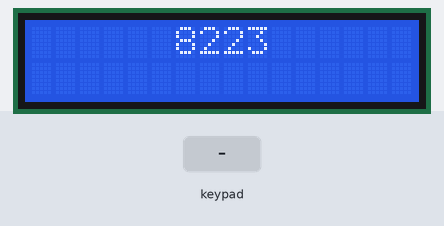
Bench run of a sketch on a simulated Arduino Uno, built with avr-gcc and run on an emulated ATmega328P. On the bench: 16×2 character LCD. Inputs (shaded band) come from the test bench. Random numbers use the default seed unless the sketch sets one.

Above: at 0.2 s.
At 1.2 s:
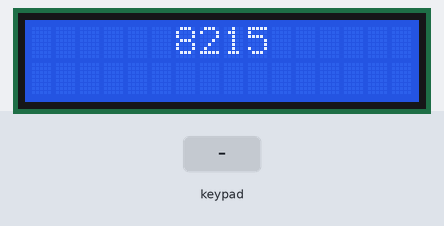
1.3 s: key '0' pressed
At 2.5 s:
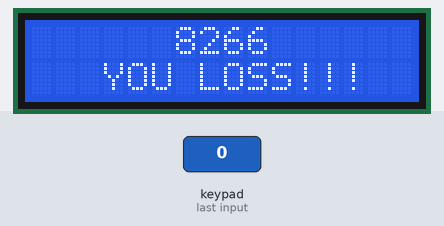
Timing chart, 0 to 4.3 s (numbered marks = the images above; inputs shaded):
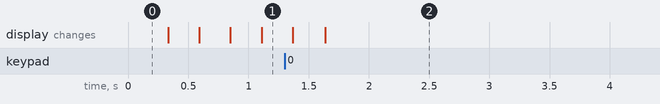

The sketch:

slot_machine.ino
```cpp
#include <Wire.h>
#include <LiquidCrystal_I2C.h>
#include <Keypad.h>

//Slot machine using LCD display and keypad

// (address, columns, rows)
LiquidCrystal_I2C lcd(0x20, 16, 2);

const byte ROWS = 4; // 4 rows
const byte COLS = 4; // 4 columns
char keys[ROWS][COLS] = {
  {'1','2','3', 'A'},
  {'4','5','6', 'B'},
  {'7','8','9', 'C'},
  {'*','0','#', 'D'}
};

// Connect to the row & column pinouts of the keypad
byte rowPins[ROWS] = {9, 8, 7, 6};
byte colPins[COLS] = {5, 4, 3, 2};
Keypad keypad = Keypad(makeKeymap(keys), rowPins, colPins, ROWS, COLS);

void setup () {
  lcd.init();
  lcd.backlight();
}

void loop () {
  String randNumOut;
  char keypadIn = 'A';
  while(keypadIn == 'A') {
    randNumOut = randNum();
    keypadIn = keypad.getKey();
    delay(250);
  }
  if (keypadIn == '0') {
    check(randNumOut);
    delay(5000);
  }
  else if (keypadIn == '1'){
    check("5555");
    delay(5000);
  }
}

//Slot Machine Value Generator
String randNum () {
  lcd.clear();
  int num1 = random(1, 9);
  int num2 = random(1, 9);
  int num3 = random(1, 9);
  int num4 = random(1, 9);
  lcd.setCursor(6, 0);
  String numCombi = String(num1) + String(num2) + String(num3) + String(num4);
  lcd.print(numCombi);
  return numCombi;
}

//Verify if all digits are equal
void check (String value) {
  bool check1 = value[0] == value[1];
  bool check2 = value[2] == value[3];
  bool check3 = check1 == check2;
  if (check1 == false || check2 == false || check3 == false){
    messageLoss(value);
  }
  else {
    messageWin(value);
  }
}

//Message if Loss
void messageLoss (String value) {
  String loss = "YOU LOSS!!!";
  for (int i = 0; i <=6; i++){
    lcd.clear();
  	lcd.setCursor(6, 0);
  	lcd.print(value);
  	lcd.setCursor(3, 1);
  	lcd.print(loss);
    delay(250);
  }
}

//Message if Win
void messageWin (String value) {
  String win = "YOU WON!!!";
  for (int i = 0; i <= win.length()+ 6; i++) {
    lcd.clear();
    lcd.setCursor(6, 0);
    lcd.print(value);
    lcd.setCursor(i, 1); //Move message to the right
    lcd.print(win);
    delay(300);
  }
}
```
